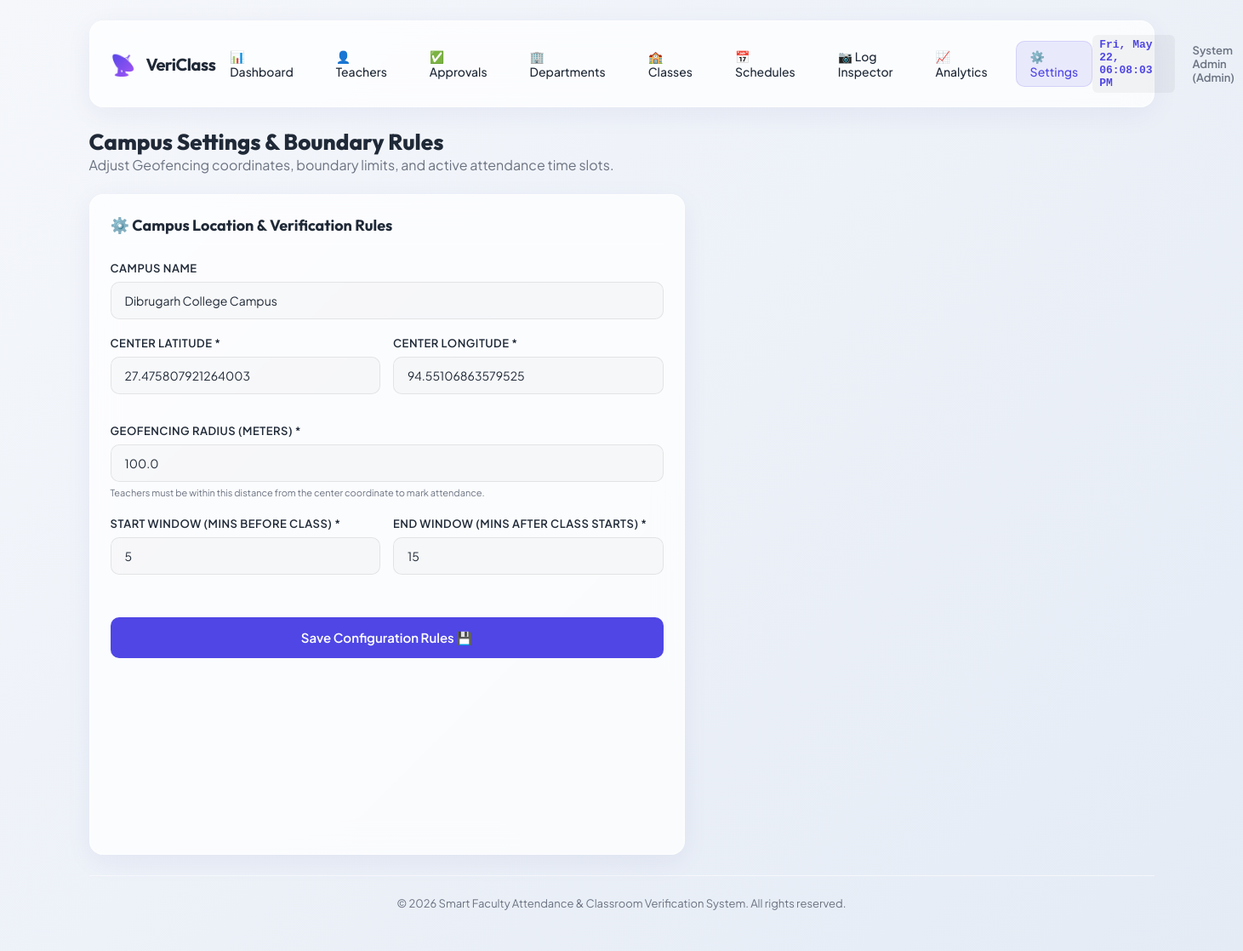
Before: /admin/settings (signed in) with the older database file.
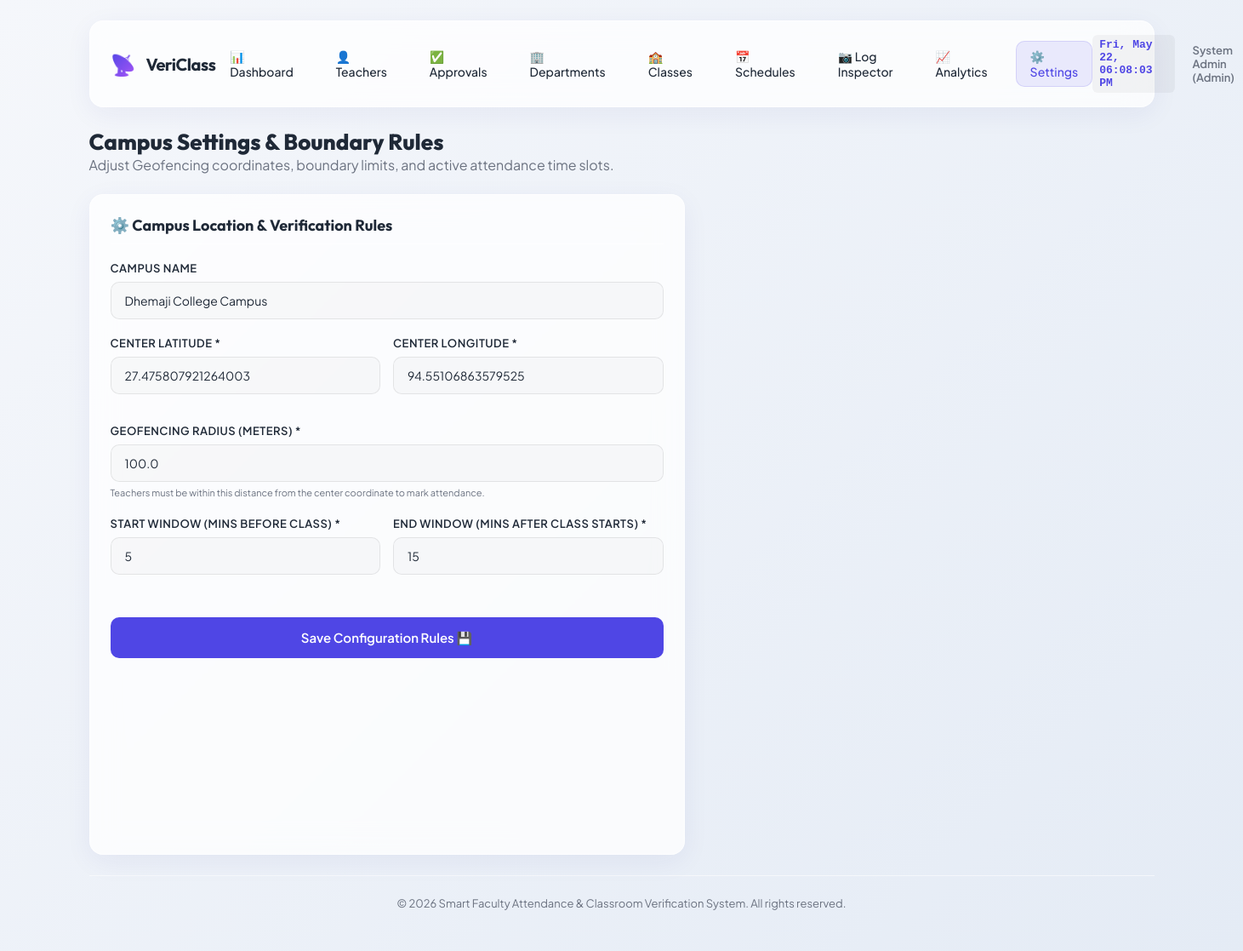
After: the same page with the newer database file.
### models.py (models this page shows, shortened)
class CampusSetting(db.Model):
    __tablename__ = 'campus_settings'
    id = db.Column(db.Integer, primary_key=True)
    campus_name = db.Column(db.String(100), nullable=False, default="Main College Campus")
    latitude = db.Column(db.Float, nullable=False, default=27.475807921264003)
    longitude = db.Column(db.Float, nullable=False, default=94.55106863579525)
    radius_meters = db.Column(db.Float, nullable=False, default=100.0)
    start_window_before_mins = db.Column(db.Integer, nullable=False, default=5)
    end_window_after_mins = db.Column(db.Integer, nullable=False, default=15)

### app.py (the view, shortened to what this page needs)
@app.route('/admin/settings', methods=['GET', 'POST'])
def admin_settings():
    if not is_logged_in() or session.get('role') != 'admin':
        flash("Access Denied.", "danger")
        return redirect(url_for('login'))
    settings = CampusSetting.query.first()
    return render_template('admin_settings.html', settings=settings)

### app.py (called while the page is built)
def is_logged_in():
    return 'user_id' in session

### templates/admin_settings.html (shortened to what this page needs)
{% extends "base.html" %}
{% block content %}
<div style="margin-bottom: 24px;">
    <h2 style="font-family: var(--font-title); font-size: 26px; font-weight: 800;">Campus Settings & Boundary Rules</h2>
    <p style="color: var(--color-text-muted);">Adjust Geofencing coordinates, boundary limits, and active attendance time slots.</p>
</div>
<div class="login-wrapper" style="justify-content: flex-start; align-items: stretch; padding: 0;">
    <div class="glass-card" style="padding: 24px; max-width: 700px; width: 100%;">
        <h3 style="font-family: var(--font-title); font-size: 18px; margin-bottom: 20px; border-bottom: 1px solid var(--border-card); padding-bottom: 10px;">
            ⚙️ Campus Location & Verification Rules
        </h3>
        <form action="{{ url_for('admin_settings') }}" method="POST">
            <div class="form-group">
                <label class="form-label" for="campus_name">Campus Name</label>
                <input class="form-control" type="text" id="campus_name" name="campus_name" value="{{ settings.campus_name if settings else 'Main Campus' }}" required>
            </div>
            <div style="display: grid; grid-template-columns: 1fr 1fr; gap: 15px; margin-top: 15px;">
                <div class="form-group">
                    <label class="form-label" for="latitude">Center Latitude *</label>
                    <input class="form-control" type="number" step="any" id="latitude" name="latitude" value="{{ settings.latitude if settings else 27.475807921264003 }}" required>
                </div>
                <div class="form-group">
                    <label class="form-label" for="longitude">Center Longitude *</label>
                    <input class="form-control" type="number" step="any" id="longitude" name="longitude" value="{{ settings.longitude if settings else 94.55106863579525 }}" required>
                </div>
            </div>
            <div class="form-group" style="margin-top: 15px;">
                <label class="form-label" for="radius_meters">Geofencing Radius (Meters) *</label>
                <input class="form-control" type="number" step="0.1" id="radius_meters" name="radius_meters" value="{{ settings.radius_meters if settings else 100.0 }}" required>
                <small style="color: var(--color-text-muted); font-size: 11px;">Teachers must be within this distance from the center coordinate to mark attendance.</small>
            </div>
            <div style="display: grid; grid-template-columns: 1fr 1fr; gap: 15px; margin-top: 20px; margin-bottom: 30px;">
                <div class="form-group">
                    <label class="form-label" for="start_window_before_mins">Start Window (Mins before class) *</label>
                    <input class="form-control" type="number" id="start_window_before_mins" name="start_window_before_mins" value="{{ settings.start_window_before_mins if settings else 5 }}" required>
                </div>
                <div class="form-group">
                    <label class="form-label" for="end_window_after_mins">End Window (Mins after class starts) *</label>
                    <input class="form-control" type="number" id="end_window_after_mins" name="end_window_after_mins" value="{{ settings.end_window_after_mins if settings else 15 }}" required>
                </div>
            </div>
            <button class="btn btn-primary" type="submit" style="padding: 14px; font-size: 15px; width: 100%;">
                Save Configuration Rules 💾
            </button>
        </form>
    </div>
</div>
{% endblock %}

Changed rows visible on the page:
changed CampusSetting: campus_name "Dibrugarh College Campus" → "Dhemaji College Campus"
